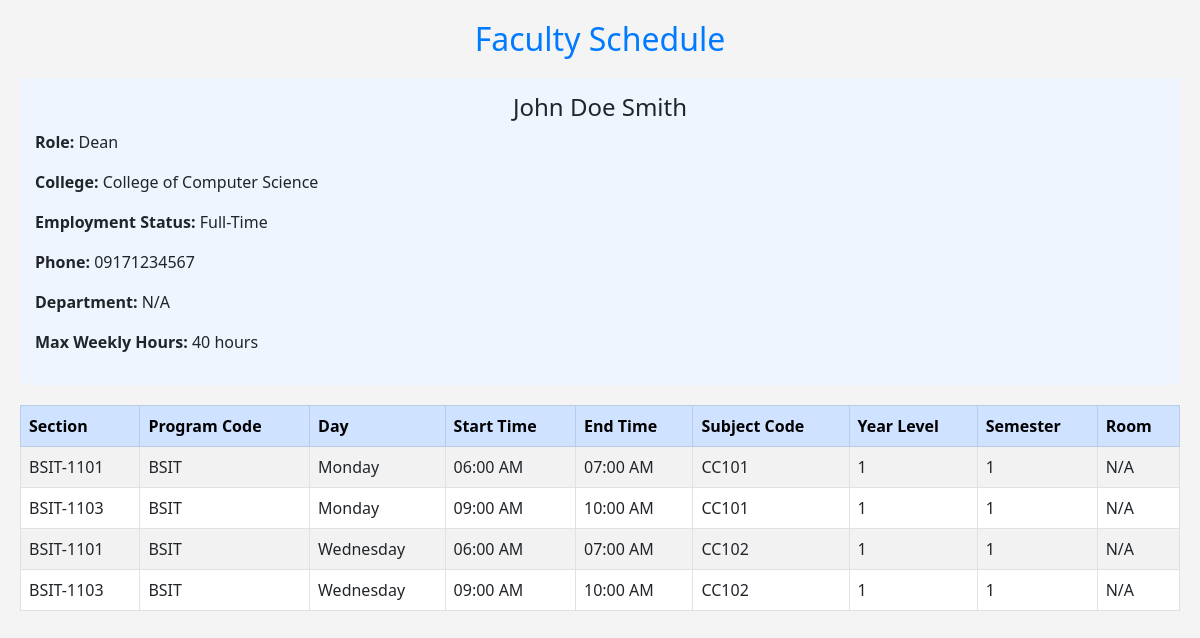
The app's page /frame/view_sched.php (signed in), older data.
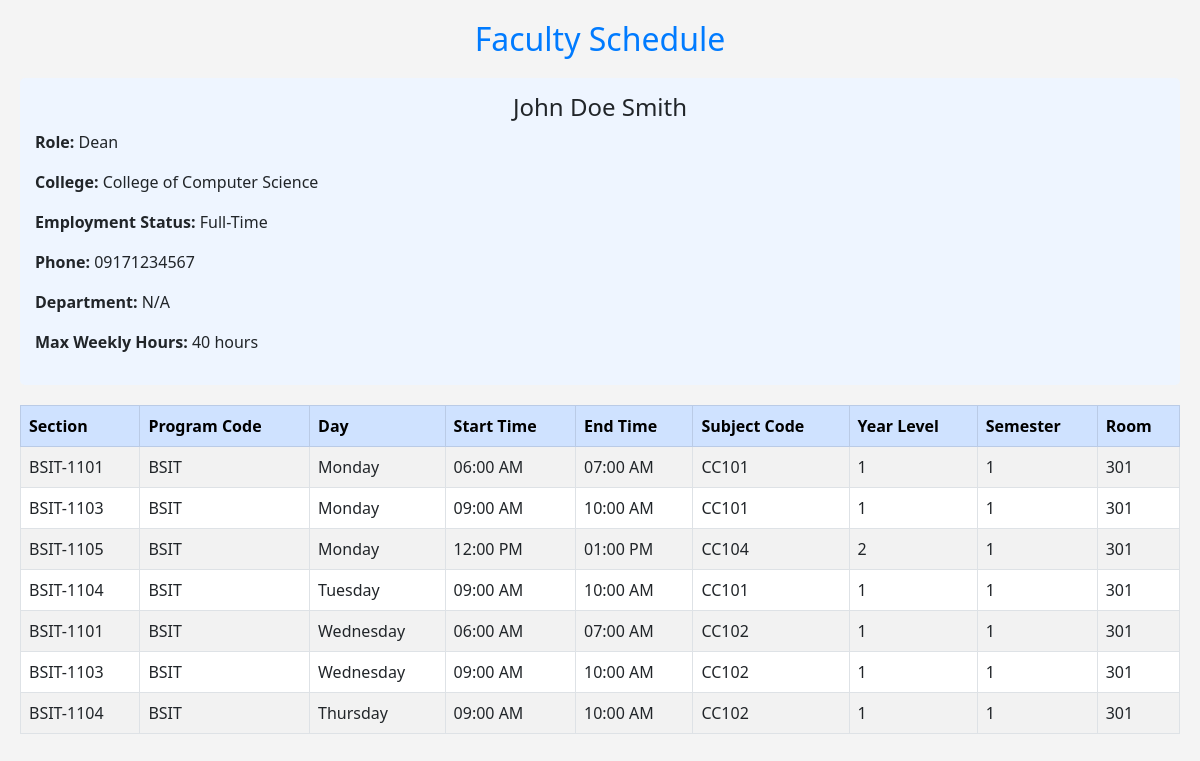
The same page, newer data.
### tables this page shows
CREATE TABLE `faculty` (
  `faculty_id` int(11) NOT NULL,
  `firstname` varchar(50) NOT NULL,
  `middlename` varchar(50) DEFAULT NULL,
  `lastname` varchar(50) NOT NULL,
  `college` varchar(100) DEFAULT NULL,
  `employment_status` enum('Full-Time','Part-Time') DEFAULT 'Full-Time',
  `address` text DEFAULT NULL,
  `phone_no` varchar(20) NOT NULL,
  `departmentID` varchar(50) DEFAULT NULL,
  `role` enum('Dean','Department Head','Instructor') DEFAULT NULL,
  `master_specialization` varchar(255) DEFAULT NULL,
  `created_at` timestamp NOT NULL DEFAULT current_timestamp(),
  `max_weekly_hours` int(11) DEFAULT 18,
  `availability` text NOT NULL,
  `start_time` time NOT NULL,
  `end_time` time NOT NULL
);

CREATE TABLE `schedules` (
  `schedule_id` int(11) NOT NULL,
  `faculty_id` int(11) NOT NULL,
  `subject_code` varchar(50) NOT NULL,
  `section_id` int(11) NOT NULL,
  `day_of_week` enum('Monday','Tuesday','Wednesday','Thursday','Friday','Saturday','Sunday') NOT NULL,
  `time_slot` varchar(255) NOT NULL,
  `is_checked` tinyint(1) DEFAULT 0,
  `course_id` int(255) DEFAULT NULL,
  `room_id` varchar(255) DEFAULT NULL,
  `department` varchar(35) DEFAULT NULL,
  `year_level` varchar(35) DEFAULT NULL,
  `semester` varchar(10) DEFAULT NULL,
  `start_time` time NOT NULL,
  `end_time` time NOT NULL
);

CREATE TABLE `sections` (
  `section_id` int(11) NOT NULL,
  `program_code` varchar(50) NOT NULL,
  `year_level` int(11) NOT NULL,
  `section_name` varchar(10) NOT NULL,
  `semester` varchar(255) DEFAULT NULL,
  `start_time` time DEFAULT NULL,
  `end_time` time DEFAULT NULL
);

CREATE TABLE `rooms` (
  `room_id` int(11) NOT NULL,
  `building` varchar(100) NOT NULL,
  `room_no` varchar(50) NOT NULL,
  `room_type` enum('Lecture','Computer Lab') NOT NULL,
  `capacity` int(11) NOT NULL
);

### frame/view_sched.php (the view, shortened to what this page needs)
<?php
include_once "../connections/connection.php";
$faculty_id = $_SESSION['id'];
try {
    $stmt = $conn->prepare("
    SELECT f.*,
           CONCAT(f.firstname, ' ', f.lastname) AS teacher,
           section.section_name,
           sched.day_of_week,
           sched.start_time,  -- Added Start Time
           sched.end_time,    -- Added End Time
           sched.subject_code,
           sched.year_level,
           sched.semester,
           r.room_no,
           section.program_code,
           section.year_level,
           section.semester
    FROM faculty f
            LEFT JOIN schedules sched ON f.faculty_id = sched.faculty_id
            LEFT JOIN sections section ON section.section_id = sched.section_id
            LEFT JOIN room_assignments ra ON ra.section_id = section.section_id
            AND ra.subject_code = sched.subject_code
            AND ra.day_of_week = sched.day_of_week
            AND ra.start_time = sched.start_time
            LEFT JOIN rooms r ON ra.room_id = r.room_id
            WHERE f.faculty_id = :faculty_id
    ");
    $stmt->bindParam(':faculty_id', $faculty_id);
    $stmt->execute();
    $schedules = $stmt->fetchAll(PDO::FETCH_ASSOC);
} catch (PDOException $e) {
    echo "db_error: " . $e->getMessage();
}
?>
<!DOCTYPE html>
<html lang="en">
<head>
    <link href="https://cdn.jsdelivr.net/npm/bootstrap@5.3.0/dist/css/bootstrap.min.css" rel="stylesheet">
</head>
<body>
    <h2>Faculty Schedule</h2>
    <?php if (!empty($schedules)): ?>
        <?php if (!empty($schedules) || isset($schedules[0])): ?>
            <div class="faculty-info">
                <h4 class="text-center">
                    <?php echo htmlspecialchars($schedules[0]['firstname'] ?? 'N/A') . " " .
                            htmlspecialchars($schedules[0]['middlename'] ?? '') . " " .
                            htmlspecialchars($schedules[0]['lastname'] ?? ''); ?>
                </h4>
                <p><strong>Role:</strong> <?php echo htmlspecialchars($schedules[0]['role'] ?? 'N/A'); ?></p>
                <p><strong>College:</strong> <?php echo htmlspecialchars($schedules[0]['college'] ?? 'N/A'); ?></p>
                <p><strong>Employment Status:</strong> <?php echo htmlspecialchars($schedules[0]['employment_status'] ?? 'N/A'); ?></p>
                <p><strong>Phone:</strong> <?php echo htmlspecialchars($schedules[0]['phone_no'] ?? 'N/A'); ?></p>
                <p><strong>Department:</strong> <?php echo htmlspecialchars($schedules[0]['department'] ?? 'N/A'); ?></p>
                <p><strong>Max Weekly Hours:</strong> <?php echo htmlspecialchars($schedules[0]['max_weekly_hours'] ?? 'N/A'); ?> hours</p>
            </div>
        <?php endif; ?>
        <table class="table table-bordered table-striped">
            <thead class="table-primary">
                <tr>
                    <th>Section</th>
                    <th>Program Code</th>
                    <th>Day</th>
                    <th>Start Time</th>
                    <th>End Time</th>
                    <th>Subject Code</th>
                    <th>Year Level</th>
                    <th>Semester</th>
                    <th>Room</th>
                </tr>
            </thead>
            <tbody>
                <?php foreach ($schedules as $schedule): ?>
                    <tr>
                        <td><?php echo htmlspecialchars($schedule['section_name'] ?? 'N/A'); ?></td>
                        <td><?php echo htmlspecialchars($schedule['program_code'] ?? 'N/A'); ?></td>
                        <td><?php echo htmlspecialchars($schedule['day_of_week'] ?? 'N/A'); ?></td>
                        <td><?php echo date("h:i A", strtotime($schedule['start_time'] ?? '00:00:00')); ?></td>
                        <td><?php echo date("h:i A", strtotime($schedule['end_time'] ?? '00:00:00')); ?></td>
                        <td><?php echo htmlspecialchars($schedule['subject_code'] ?? 'N/A'); ?></td>
                        <td><?php echo htmlspecialchars($schedule['year_level'] ?? 'N/A'); ?></td>
                        <td><?php echo htmlspecialchars($schedule['semester'] ?? 'N/A'); ?></td>
                        <td><?php echo htmlspecialchars($schedule['room_no'] ?? 'N/A'); ?></td>
                    </tr>
                <?php endforeach; ?>
            </tbody>
        </table>
    <?php else: ?>
        <p class="text-center text-danger">No schedule found for this faculty member.</p>
    <?php endif; ?>
</body>
</html>

### frame/view_sched.php (style rules this page uses)
body { background-color: #f4f4f4; padding: 20px; }
h2 { text-align: center; color: #007bff; margin-bottom: 20px; }
.faculty-info { background: #eef5ff; padding: 15px; border-radius: 5px; margin-bottom: 20px; }
.table thead tr { background-color: #007bff; color: white; }
.table tbody tr:nth-child(even) { background-color: #f2f2f2; }

Row changes from the older to the newer data that the page shows:
removed schedules: section.section_name "BSIT-1101", section.program_code "BSIT", day_of_week "Monday", start_time "06:00 AM", end_time "07:00 AM", subject_code "CC101", section.year_level "1", section.semester "1", room_no "N/A"
removed schedules: section.section_name "BSIT-1103", section.program_code "BSIT", day_of_week "Monday", start_time "09:00 AM", end_time "10:00 AM", subject_code "CC101", section.year_level "1", section.semester "1", room_no "N/A"
removed schedules: section.section_name "BSIT-1101", section.program_code "BSIT", day_of_week "Wednesday", start_time "06:00 AM", end_time "07:00 AM", subject_code "CC102", section.year_level "1", section.semester "1", room_no "N/A"
removed schedules: section.section_name "BSIT-1103", section.program_code "BSIT", day_of_week "Wednesday", start_time "09:00 AM", end_time "10:00 AM", subject_code "CC102", section.year_level "1", section.semester "1", room_no "N/A"
added schedules: section.section_name "BSIT-1101", section.program_code "BSIT", day_of_week "Monday", start_time "06:00 AM", end_time "07:00 AM", subject_code "CC101", section.year_level "1", section.semester "1", rooms.room_no "301"
added schedules: section.section_name "BSIT-1103", section.program_code "BSIT", day_of_week "Monday", start_time "09:00 AM", end_time "10:00 AM", subject_code "CC101", section.year_level "1", section.semester "1", rooms.room_no "301"
added schedules: section.section_name "BSIT-1105", section.program_code "BSIT", day_of_week "Monday", start_time "12:00 PM", end_time "01:00 PM", subject_code "CC104", section.year_level "2", section.semester "1", rooms.room_no "301"
added schedules: section.section_name "BSIT-1104", section.program_code "BSIT", day_of_week "Tuesday", start_time "09:00 AM", end_time "10:00 AM", subject_code "CC101", section.year_level "1", section.semester "1", rooms.room_no "301"
added schedules: section.section_name "BSIT-1101", section.program_code "BSIT", day_of_week "Wednesday", start_time "06:00 AM", end_time "07:00 AM", subject_code "CC102", section.year_level "1", section.semester "1", rooms.room_no "301"
added schedules: section.section_name "BSIT-1103", section.program_code "BSIT", day_of_week "Wednesday", start_time "09:00 AM", end_time "10:00 AM", subject_code "CC102", section.year_level "1", section.semester "1", rooms.room_no "301"
added schedules: section.section_name "BSIT-1104", section.program_code "BSIT", day_of_week "Thursday", start_time "09:00 AM", end_time "10:00 AM", subject_code "CC102", section.year_level "1", section.semester "1", rooms.room_no "301"
